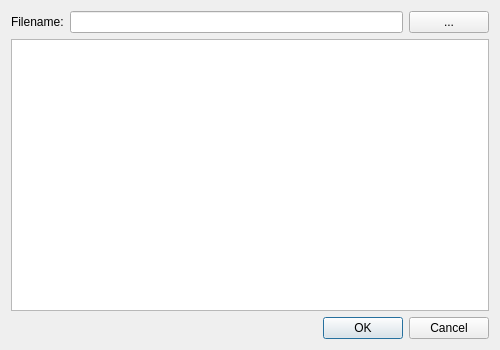
<?xml version="1.0" encoding="UTF-8"?>
<ui version="4.0">
 <class>cPartlistSelectDialog</class>
 <widget class="QDialog" name="cPartlistSelectDialog">
  <property name="geometry">
   <rect>
    <x>0</x>
    <y>0</y>
    <width>500</width>
    <height>350</height>
   </rect>
  </property>
  <property name="windowTitle">
   <string>Dialog</string>
  </property>
  <layout class="QGridLayout" name="gridLayout">
   <item row="0" column="0">
    <layout class="QHBoxLayout" name="horizontalLayout">
     <item>
      <widget class="QLabel" name="label">
       <property name="text">
        <string>Filename:</string>
       </property>
      </widget>
     </item>
     <item>
      <widget class="QLineEdit" name="m_lpFileName"/>
     </item>
     <item>
      <widget class="QPushButton" name="m_lpFileNameSelect">
       <property name="text">
        <string>...</string>
       </property>
      </widget>
     </item>
    </layout>
   </item>
   <item row="1" column="0">
    <widget class="QTreeView" name="m_lpPartlistList">
     <property name="rootIsDecorated">
      <bool>false</bool>
     </property>
    </widget>
   </item>
   <item row="2" column="0">
    <widget class="QDialogButtonBox" name="m_lpButtonBox">
     <property name="orientation">
      <enum>Qt::Horizontal</enum>
     </property>
     <property name="standardButtons">
      <set>QDialogButtonBox::Cancel|QDialogButtonBox::Ok</set>
     </property>
    </widget>
   </item>
  </layout>
 </widget>
 <tabstops>
  <tabstop>m_lpFileName</tabstop>
  <tabstop>m_lpFileNameSelect</tabstop>
  <tabstop>m_lpPartlistList</tabstop>
 </tabstops>
 <resources/>
 <connections>
  <connection>
   <sender>m_lpButtonBox</sender>
   <signal>accepted()</signal>
   <receiver>cPartlistSelectDialog</receiver>
   <slot>accept()</slot>
   <hints>
    <hint type="sourcelabel">
     <x>248</x>
     <y>254</y>
    </hint>
    <hint type="destinationlabel">
     <x>157</x>
     <y>274</y>
    </hint>
   </hints>
  </connection>
  <connection>
   <sender>m_lpButtonBox</sender>
   <signal>rejected()</signal>
   <receiver>cPartlistSelectDialog</receiver>
   <slot>reject()</slot>
   <hints>
    <hint type="sourcelabel">
     <x>316</x>
     <y>260</y>
    </hint>
    <hint type="destinationlabel">
     <x>286</x>
     <y>274</y>
    </hint>
   </hints>
  </connection>
 </connections>
</ui>
